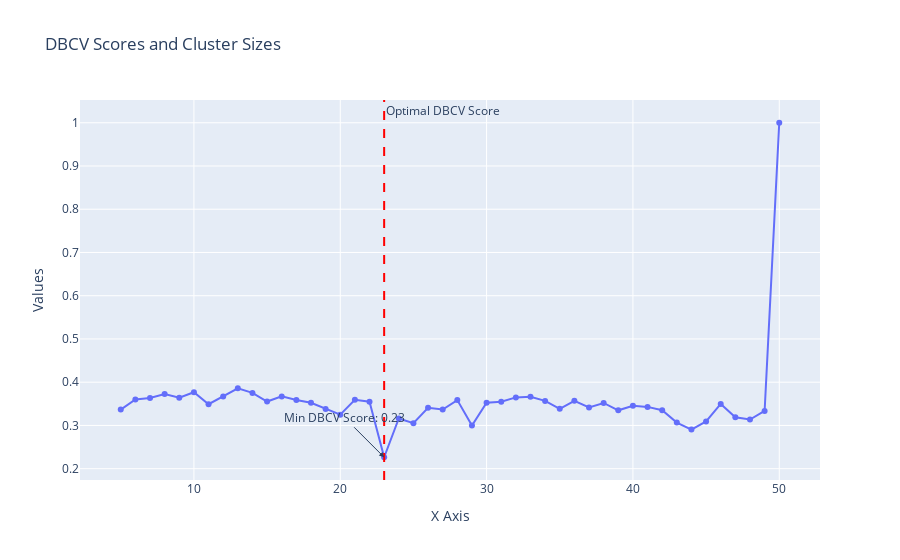

Notebook code for this chart:
### Markdown cell above
dimention = 2

### Code cell
x = np.arange(5, 51, 1)
plot_dbcv_plot(x, dbcv_scores, numberOClusters)

### Figure 1 — Plotly figure (JSON) as saved in the notebook; plotly's stock layout.template omitted (floating-point values rounded to 4 significant figures)
{"data": [{"mode": "lines+markers", "name": "DBCV Scores", "type": "scatter", "x": [5, 6, 7, 8, 9, 10, 11, 12, 13, 14, 15, 16, 17, 18, 19, 20, 21, 22, 23, 24, 25, 26, 27, 28, 29, 30, 31, 32, 33, 34, 35, 36, 37, 38, 39, 40, 41, 42, 43, 44, 45, 46, 47, 48, 49, 50], "y": [0.3366, 0.3603, 0.3635, 0.3728, 0.3639, 0.3768, 0.3492, 0.3668, 0.386, 0.3752, 0.3553, 0.3672, 0.3587, 0.3523, 0.3378, 0.3249, 0.3592, 0.3549, 0.2264, 0.3161, 0.3052, 0.3408, 0.3369, 0.3586, 0.2997, 0.3527, 0.3548, 0.3649, 0.3661, 0.3568, 0.3385, 0.357, 0.3417, 0.3519, 0.335, 0.3453, 0.3429, 0.335, 0.3067, 0.2905, 0.3091, 0.3496, 0.3189, 0.3136, 0.3335, 1]}], "layout": {"annotations": [{"showarrow": false, "text": "Optimal DBCV Score", "x": 23, "xanchor": "left", "xref": "x", "y": 1, "yanchor": "top", "yref": "y domain"}, {"arrowhead": 2, "ax": -40, "ay": -40, "showarrow": true, "text": "Min DBCV Score: 0.23", "x": 23, "y": 0.2264}], "legend": {"title": {"text": "Legend"}}, "shapes": [{"line": {"color": "red", "dash": "dash"}, "type": "line", "x0": 23, "x1": 23, "xref": "x", "y0": 0, "y1": 1, "yref": "y domain"}], "title": {"text": "DBCV Scores and Cluster Sizes"}, "xaxis": {"title": {"text": "X Axis"}}, "yaxis": {"title": {"text": "Values"}}}}
